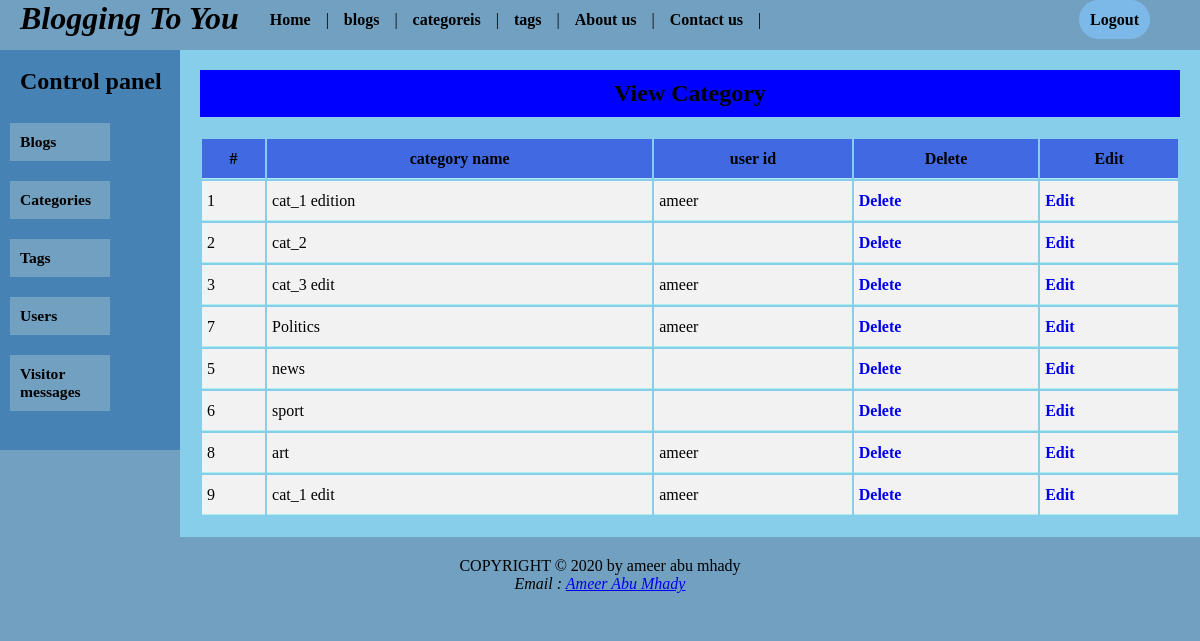
Page /blogging/admin/categories.php (signed in) on the committed database.
### tables this page shows
CREATE TABLE IF NOT EXISTS `categories` (
  `id` int(11) NOT NULL AUTO_INCREMENT,
  `name` varchar(255) NOT NULL,
  `user_id` int(11) DEFAULT NULL,
  PRIMARY KEY (`id`),
  UNIQUE KEY `name` (`name`),
  KEY `user_id` (`user_id`)
);

CREATE TABLE IF NOT EXISTS `users` (
  `id` int(11) NOT NULL AUTO_INCREMENT,
  `name` varchar(255) NOT NULL,
  `email` varchar(255) NOT NULL,
  `password` varchar(255) DEFAULT NULL,
  PRIMARY KEY (`id`),
  UNIQUE KEY `email` (`email`)
);

### blogging/admin/categories.php (the view, shortened to what this page needs)
<?php
include 'header.php';
include 'aside.php';
?>
<div class="main-content">
    <h2>View Category</h2>
    <table>
        <tr>
            <th>#</th>
            <th>category name</th>
            <th>user id</th>
            <th>Delete</th>
            <th>Edit</th>
        </tr>
        <?php
            include 'config.php';
            $query = "select * from categories";
            $result = mysqli_query($conn,$query);
            if(mysqli_num_rows($result) > 0){
                while($r = mysqli_fetch_assoc($result)){
                    $user_name = mysqli_fetch_assoc(mysqli_query($conn,"select name from users where id = ".$r['user_id']))['name'];
                    echo "<tr> <td>" . $r['id'] . "</td> <td>".$r['name'] . "</td> <td>".$user_name."</td> <td> <a  href='categories.php?id=".$r['id']. "'> Delete</a> </td> <td> <a  href='edit-category.php?id=".$r['id']. "'> Edit</a> </td> </tr>";
                }
            }
            ?>
    </table>
</div>
<?php
include 'footer.php';
?>

### blogging/admin/css/adminStyle.css (style rules this page uses)
* { margin: 0; padding: 0; box-sizing: border-box; }
body { font-family: 'Times New Roman', Times, serif; background-color: #72A0C1; }
.main-content { width: 85%; background-color: #87CEEB; padding: 20px; float: right; }
.main-content h2 { text-align: center; background-color: blue; padding: 10px; }
.main-content table { margin-top: 20px; }
.main-content table td, th { height: 40px; border-bottom: 1px solid #AFEEEE; padding: 5px; }
.main-content table th { background-color: #4169E1; }
.main-content tr { background-color: #f2f2f2; }
.main-content table td a { text-decoration: none; font-weight: bold; }
.view-cat table td,th { height: 40px; border-bottom: 1px solid #AFEEEE; padding: 5px; }
.view-tag table td,th { height: 40px; border-bottom: 1px solid #AFEEEE; padding: 5px; }
table { width: 100%; }

### rows in the picture
categories: id "1", name "cat_1 edition", user.name "ameer"
categories: id "2", name "cat_2"
categories: id "3", name "cat_3 edit", user.name "ameer"
categories: id "7", name "Politics", user.name "ameer"
categories: id "5", name "news"
categories: id "6", name "sport"
categories: id "8", name "art", user.name "ameer"
categories: id "9", name "cat_1 edit", user.name "ameer"
